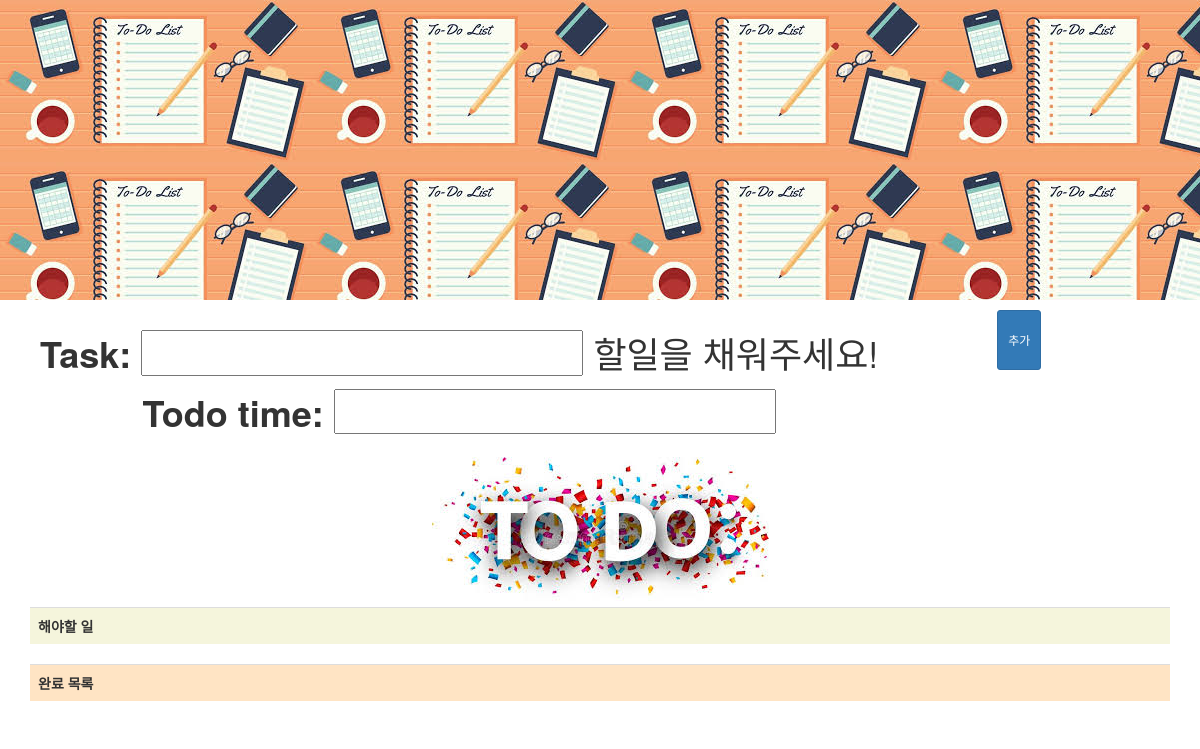
The app's page /, older data.
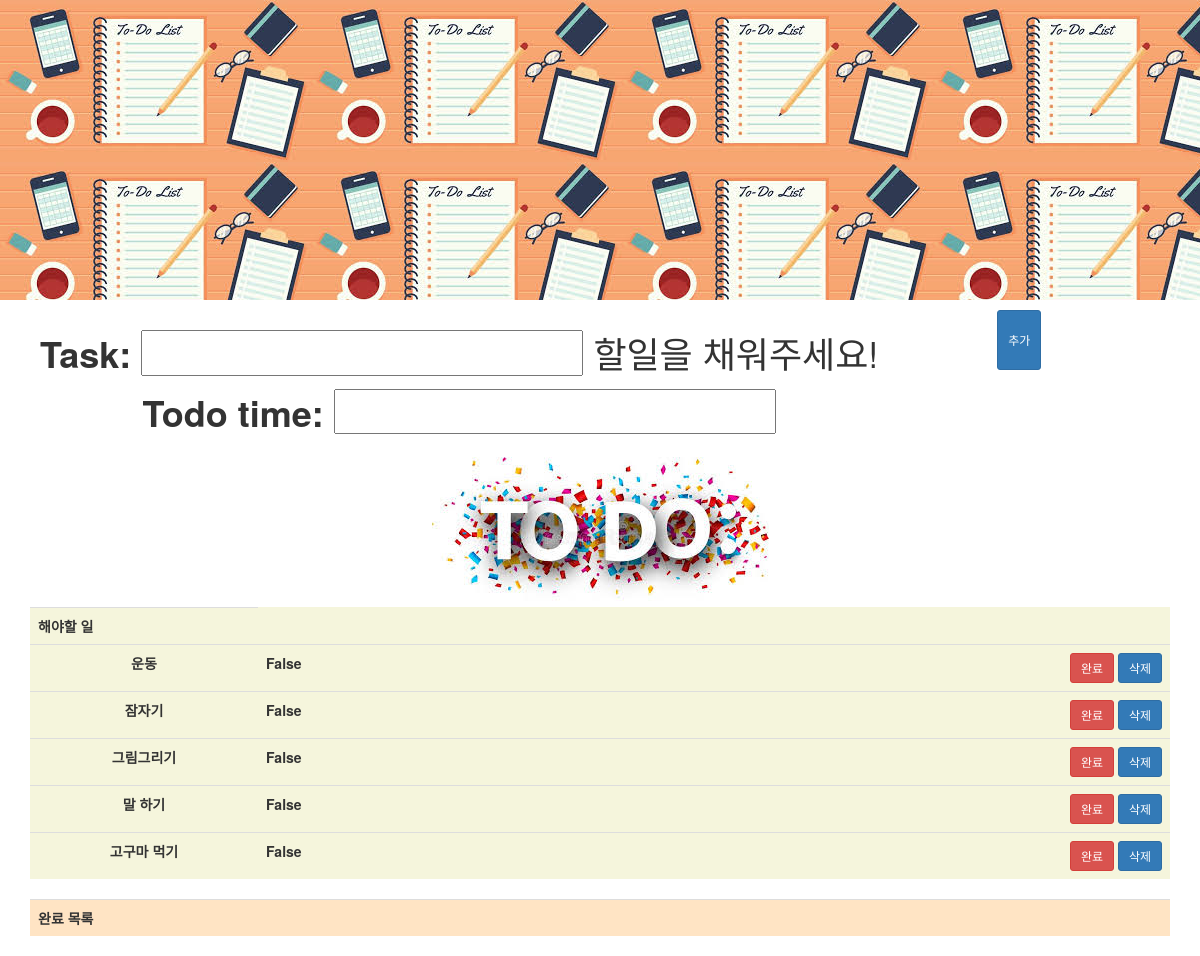
The same page, newer data.
### todo/models.py (models this page shows, shortened)
class Todo(models.Model):
    task = models.CharField(max_length=200,null=False,
        help_text="할일을 채워주세요!")
    is_done = models.BooleanField(default=False)
    Todo_time = models.DateTimeField(
        blank=True, null=True )

### todo/views.py (the view)
# urls.py: path('',todo_view,name="todos"),
def todo_view(request):
    if request.method == "POST":
        form = AddForm(request.POST)
        if form.is_valid():
            form.save()
    form = AddForm()
    todos = Todo.objects.all()
    data={
        "todos" : todos,
        "form": form,
    }
    return render(request,"todo_list.html",data)

### todo/forms.py
class AddForm(forms.ModelForm):
    class Meta:
        model = Todo
        fields = ('task','Todo_time')

### todo/Template/todo_list.html (shortened to what this page needs)
<!DOCTYPE html>
<head>
</head>
<link rel="stylesheet" href="https://maxcdn.bootstrapcdn.com/bootstrap/3.4.1/css/bootstrap.min.css">
<body>
    <div class="profile" style="background-image: url(/static/img/list_image.jpg); width:100%;height:300px;">
</div>
<div class="container">
    <div style="margin: 10px;">
        <form method="post" action="">
            <h1 style="float:left;">{{ form.as_p}}</h1>
            <button class="btn btn-sm btn-primary" style="height:60px;" type="submit">추가</button>
        </form>
    </div>
    <img src="/static/img/Todolist.jpg" style="text-align: left;">
    <table class="table" style="background-color: beige;">
        <th>해야할 일</th>
        {% for todo in todos %}
        <tr>
            {% if todo.is_done == False %}
            <th style="width:20%; text-align: center;">
                {{ todo.task }}
            </th>
            <th style="text-align: left;" class="list_id">
                <b>{{ todo.is_done }}</b>
            </th>
            <td style="width:30%;text-align: right;">
                <a class="btn btn-sm btn-danger" href="{% url 'reload' pk=todo.pk %}">완료</a>
                <a class ="btn btn-sm btn-primary" href="{% url 'todo_del' pk=todo.pk %}">삭제</a>
            </td>
        </tr>
        {% endif %}
        {% endfor %}
    </table>
    <table class="table" style="background-color: bisque;">
        <tr>
            <th>완료 목록</th>
        </tr>
    </table>
</div>
</body>

### todo/Template/todo_list.html (style rules this page uses)
.container { text-align: center; }

Row changes from the older to the newer data that the page shows:
added Todo: task "운동", is_done "False"
added Todo: task "잠자기", is_done "False"
added Todo: task "그림그리기", is_done "False"
added Todo: task "말 하기", is_done "False"
added Todo: task "고구마 먹기", is_done "False"
